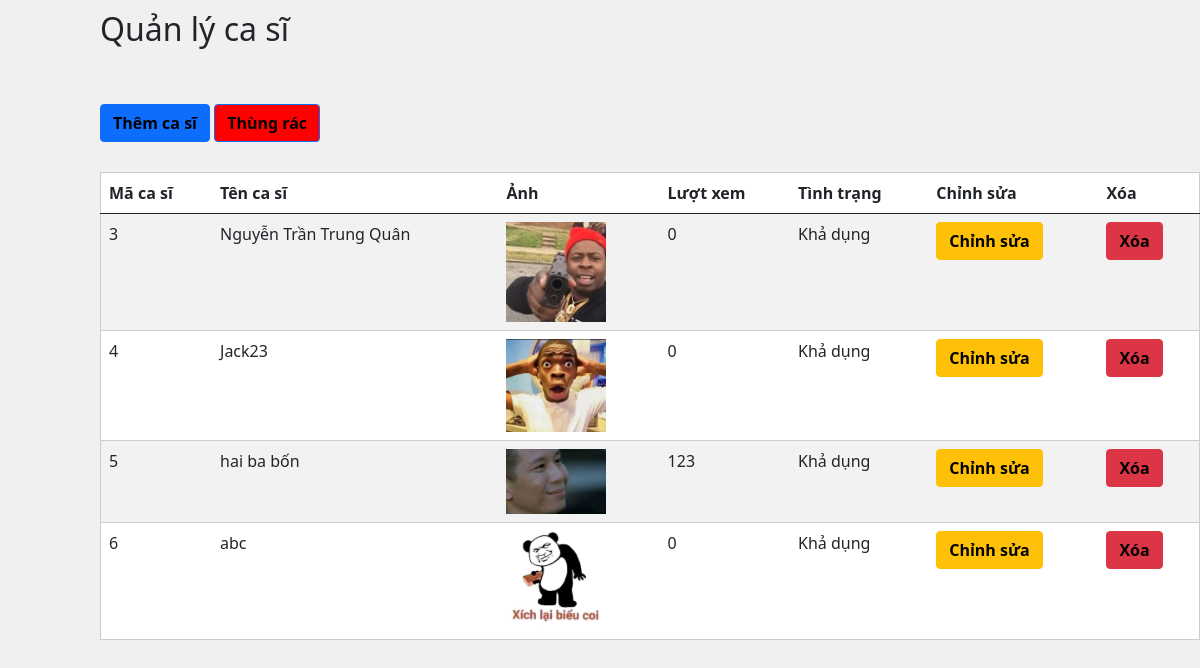
The page /Admin/ArtistsManagement.php on the database its author committed.
### tables this page shows
CREATE TABLE `artists` (
  `aid` int(11) NOT NULL,
  `aname` varchar(255) NOT NULL,
  `aimage` varchar(255) NOT NULL,
  `aview` int(11) NOT NULL,
  `astatus` int(11) NOT NULL DEFAULT 1
);

### Admin/ArtistsManagement.php (the view, shortened to what this page needs)
<?php
include("connect.php");
$query = "SELECT *
FROM artists
WHERE artists.astatus = 1;";
$result = $conn->query($query);
?>
<!DOCTYPE html>
<html lang="en">
<head>
    <link href="https://cdn.jsdelivr.net/npm/bootstrap@5.0.2/dist/css/bootstrap.min.css" rel="stylesheet"
>
    <link rel="stylesheet" href="./css/Management.css">
</head>
<body style="margin-left:100px;background-color: #f1efef">
    <h2 style="margin-top:10px">Quản lý ca sĩ</h2>
    <font color=red><?php echo $_SESSION["artist_edit_error"]; ?></font><br>
    <font color=red><?php echo $_SESSION["artist_add_error"]; ?></font><br>
    <button type="button" class="btn btn-primary"><a class="button-Add" href="admin.php?manage=Artist_add">Thêm ca sĩ</a></button>
    <button type="button" style="background-color: red;" class="btn btn-primary"><a class="button-Add" href="admin.php?manage=Artist_trashcan">Thùng rác</a></button>
    <table class="table table-striped" style="background-color:white;border:1px solid #ccc;margin-top:30px;padding:20px">
        <thead>
            <tr>
                <th scope="col">Mã ca sĩ</th>
                <th scope="col">Tên ca sĩ</th>
                <th scope="col">Ảnh</th>
                <th scope="col">Lượt xem</th>
                <th scope="col">Tình trạng</th>
                <th scope="col">Chỉnh sửa</th>
                <th scope="col">Xóa</th>
            </tr>
        </thead>
        <tbody>
        <?php
        while ($row = $result->fetch_assoc()) {
            echo "<tr>";
            echo "<td>{$row['aid']}</td>";
            echo "<td>{$row['aname']}</td>";
            echo '  <td>
                        <img src="../artists/' . $row['aimage'] .'" alt="Artist Image" style="width: 100px; height: auto;">
                    </td>';
            echo "<td>{$row['aview']}</td>";
            echo "<td>Khả dụng</td>";
            echo "<td><button type='button' class='btn btn-warning'><a class='button-edit' href='admin.php?manage=Artist_edit&aid={$row['aid']}'>Chỉnh sửa</a></button></td>";
            echo '<td><button type="button" class="btn btn-danger"><a class="button-delete" onclick="return confirm(\'Bạn có chắc muốn xóa ca sĩ: '. $row["aname"] .' không?\')" href="./actions/Artist_delete.php?aid=' . $row["aid"] . '">Xóa</a></button></td>';
            echo "</tr>";
        }
        ?>
        </tbody>
    </table>
</body>
</html>

### Admin/css/Management.css (style rules this page uses)
a { text-decoration: none; }
.button-edit,.button-delete,.button-Add { color:black; font-weight: bold; }

### rows shown on the page
artists: aid "3", aname "Nguyễn Trần Trung Quân", aimage (picture), aview "0"
artists: aid "4", aname "Jack23", aimage (picture), aview "0"
artists: aid "5", aname "hai ba bốn", aimage (picture), aview "123"
artists: aid "6", aname "abc", aimage (picture), aview "0"
